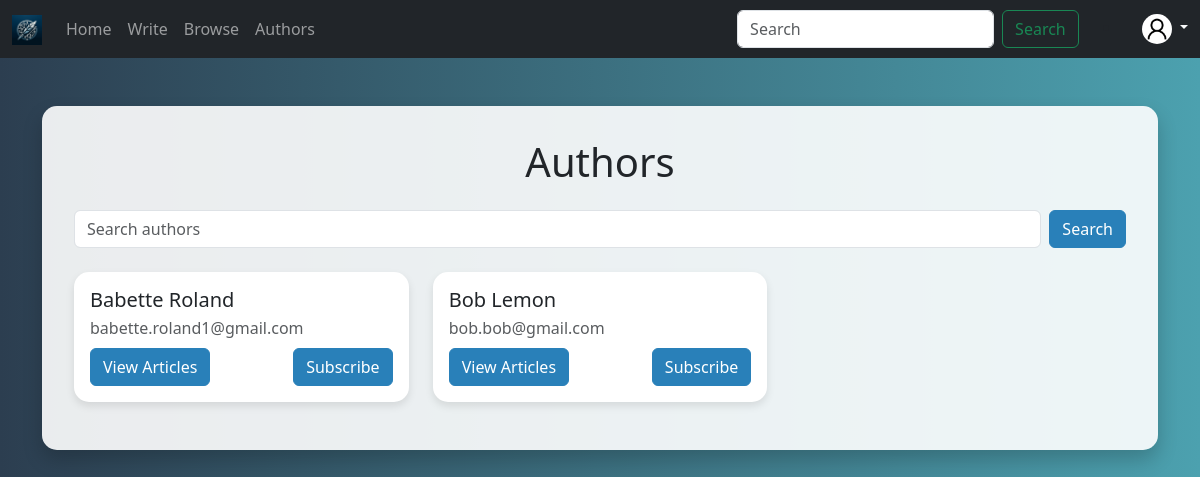
Page /author on the earlier database version.
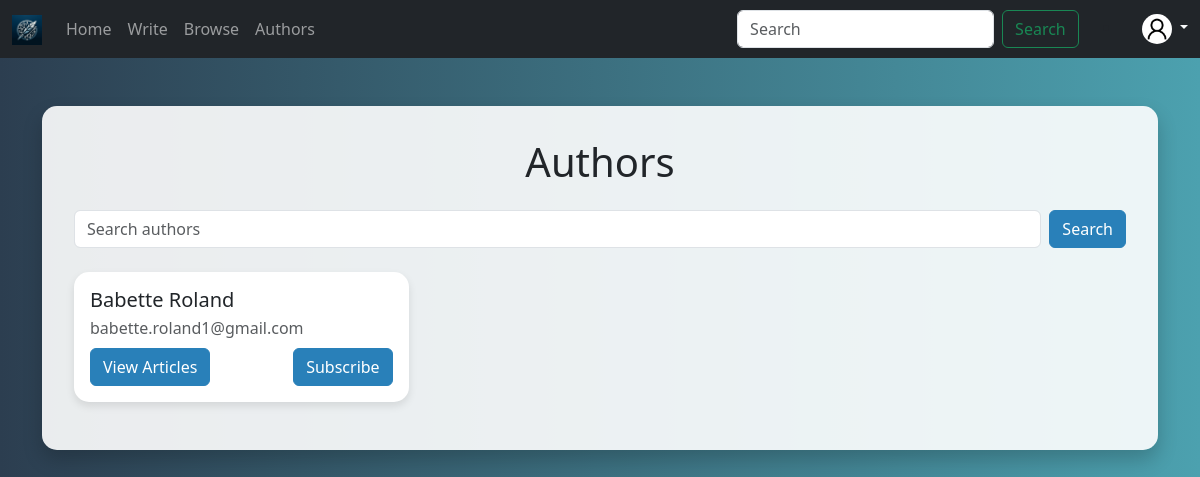
Same page on the later database version.
### projet/models.py (models this page shows)
class User(Base):
    __tablename__ = 'users'
    id = Column(String(72), primary_key=True)
    first_name = Column(String(72))
    last_name = Column(String(72))
    email = Column(String(72), unique=True)
    password = Column(String(72))
    is_active = Column(Boolean, default=True)
    group = Column(String(2048), nullable=True)
    articles = relationship("Article", back_populates="author")
    comments = relationship("Comment", back_populates="author")
    likes_dislikes_article = relationship("LikeDislikeArticle", back_populates="user")
    likes_dislikes_comment = relationship("LikeDislikeComments", back_populates="user")
    subscriptions = relationship("Subscription", foreign_keys=[Subscription.user_id], back_populates="user")
    subscribers = relationship("Subscription", foreign_keys=[Subscription.author_id], back_populates="author")

### projet/routes/users.py (the view)
@router.get("/author")
def get_author(request: Request, q: Optional[str] = None, db: Session = Depends(get_db)):
    if q:
        authors = db.query(UserModel).filter(
            or_(
                UserModel.first_name.contains(q),
                UserModel.last_name.contains(q)
            )
        ).all()
    else:
        authors = db.query(UserModel).join(ArticleModel).distinct(UserModel.id).all()
    return templates.TemplateResponse(
        "author.html",
        context={'request': request, 'Authors': authors, 'query': q}
    )

### projet/templates/author.html (shortened to what this page needs)
{% extends "base.html" %}
{% block head %}
{{ super() }}
{% endblock %}
{% block content %}
{% include 'navbar.html' %}
<div class="container my-5">
    <div class="author-container">
        <h1 class="mb-4 text-center">Authors</h1>
        <form class="d-flex mb-4" action="/author">
            <input class="form-control me-2" type="search" name="q" placeholder="Search authors" value="{{ query or '' }}">
            <button class="btn btn-outline-primary" type="submit">Search</button>
        </form>
        <div class="row row-cols-1 row-cols-md-2 row-cols-lg-3 g-4">
            {% for author in Authors %}
            <div class="col">
                <div class="author-card d-flex flex-column align-items-start">
                    <h5 class="mb-1">{{ author.first_name }} {{ author.last_name }}</h5>
                    <p class="text-muted mb-2">{{ author.email }}</p>
                    <div class="d-flex justify-content-between w-100 mt-auto">
                        <a href="/author/{{ author.id }}" class="btn btn-outline-primary">View Articles</a>
                        <a href="/subscribe/{{ author.id }}" class="btn btn-primary">Subscribe</a>
                    </div>
                </div>
            </div>
            {% endfor %}
        </div>
    </div>
</div>
{% endblock %}

Differences in the rows shown:
removed User: first_name "Bob", last_name "Lemon", email "bob.bob@gmail.com"
